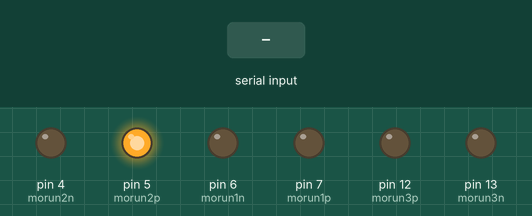
Bench run of a sketch on a simulated Arduino Uno, built with avr-gcc and run on an emulated ATmega328P. Shown: output pins drawn as LEDs (lit = HIGH). The inputs (shaded band) are chosen by the test bench. What the sketch prints to the serial monitor is not drawn.

Above: at 3.0 s.
3.1 s: "1" received over Serial
At 4.4 s:
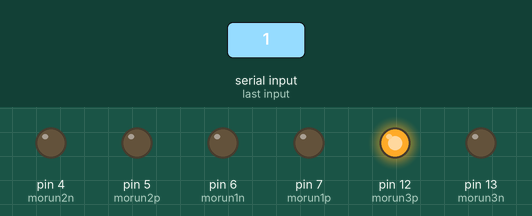
6.1 s: "0" received over Serial
At 7.8 s:
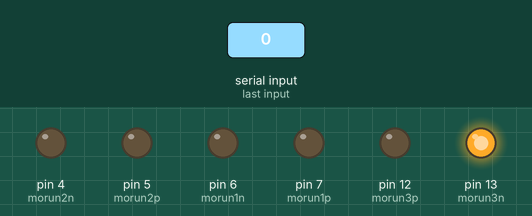
9.1 s: "2" received over Serial
At 12.1 s:
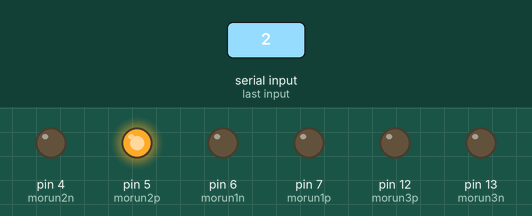
Timing chart, 0 to 13.6 s (numbered marks = the images above; inputs shaded):
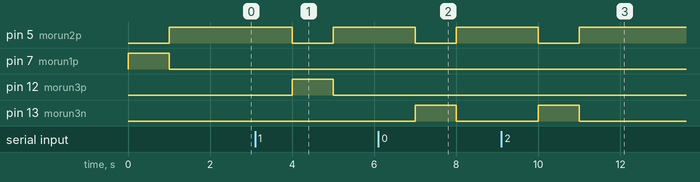

Measured:
- after the input at 3.1 s, pin 5 (morun2p): HIGH → LOW after 0.90 s, → HIGH 1.0 s later; pin 12 (morun3p): LOW → HIGH after 0.90 s, → LOW 1.0 s later
- after the input at 6.1 s, pin 5 (morun2p): HIGH → LOW after 0.90 s, → HIGH 1.0 s later; pin 13 (morun3n): LOW → HIGH after 0.90 s, → LOW 1.0 s later
- after the input at 9.1 s, pin 5 (morun2p): HIGH → LOW after 0.90 s, → HIGH 1.0 s later; pin 13 (morun3n): LOW → HIGH after 0.90 s, → LOW 1.0 s later

The sketch:

ArduiOArt.ino
```cpp
int moen1 = 9;
int moen2 = 10;
int morun1p = 7;
int morun1n = 6;
int morun2p = 5;
int morun2n = 4;
int morun3p = 12;
int morun3n = 13;
int delayx = 1000; //this delay handle x axis motor
int delayy = 1000; //this delay hadle y axis motor
int delayz = 1000; //this delay handle z axis motor
char black = '1';
char white = '0';
int i;
int j;

void setup()
{
  Serial.begin(9600);
  pinMode(moen1, INPUT);
  pinMode(moen2, INPUT);
  pinMode(morun1p, OUTPUT);
  pinMode(morun1n, OUTPUT);
  pinMode(morun2p, OUTPUT);
  pinMode(morun2n, OUTPUT);
  pinMode(morun3p, OUTPUT);
  pinMode(morun3n, OUTPUT);
}

void loop()
{
  for(i=0;i<297;i++)//loop for x axis
  {
    digitalWrite(morun1p, HIGH);
    digitalWrite(morun1n, LOW);
    delay(delayx);
    digitalWrite(morun1p, LOW);
    digitalWrite(morun1n, LOW);

    if(i%2==0)//for zigzag motion
    {
      for(j=0;j<210;j++)//loop for y axis
      {
        digitalWrite(morun2p, HIGH);
        digitalWrite(morun2n, LOW);
        delay(delayy);
        digitalWrite(morun2p, LOW);
        digitalWrite(morun2n, LOW);
        getData();
      }
    }
    else
    {
      for(j=209;j>=0;j--)//loop for y axis
      {
        digitalWrite(morun2p, LOW);
        digitalWrite(morun2n, HIGH);
        delay(delayy);
        digitalWrite(morun2p, LOW);
        digitalWrite(morun2n, LOW);
        getData();
      }
    }
  }
}

void putPen()//function that control pen movement
{
  digitalWrite(morun3p, HIGH);
  digitalWrite(morun3n, LOW);
  delay(delayz);
  digitalWrite(morun3p, LOW);
  digitalWrite(morun3n, LOW);
}

void withdrawPen()//function that control pen movement
{
  digitalWrite(morun3p, LOW);
  digitalWrite(morun3n, HIGH);
  delay(delayz);
  digitalWrite(morun3p, LOW);
  digitalWrite(morun3n, LOW);
}
void putapixel()//function that control pen movement
{
  digitalWrite(morun3p, HIGH);
  digitalWrite(morun3n, LOW);
  delay(delayz);
  digitalWrite(morun3p, LOW);
  digitalWrite(morun3n, HIGH);

}

void getData() //function that get data from C#.NET code
{
  if(Serial.available() > 0)
  {
    char dataInput = (char) Serial.read();
    if(dataInput == black)
    {
      //putapixel();
      putPen();
      Serial.write("1");
    }
    else
    {
      withdrawPen();
      Serial.write("1");
    }
  }
}
```
